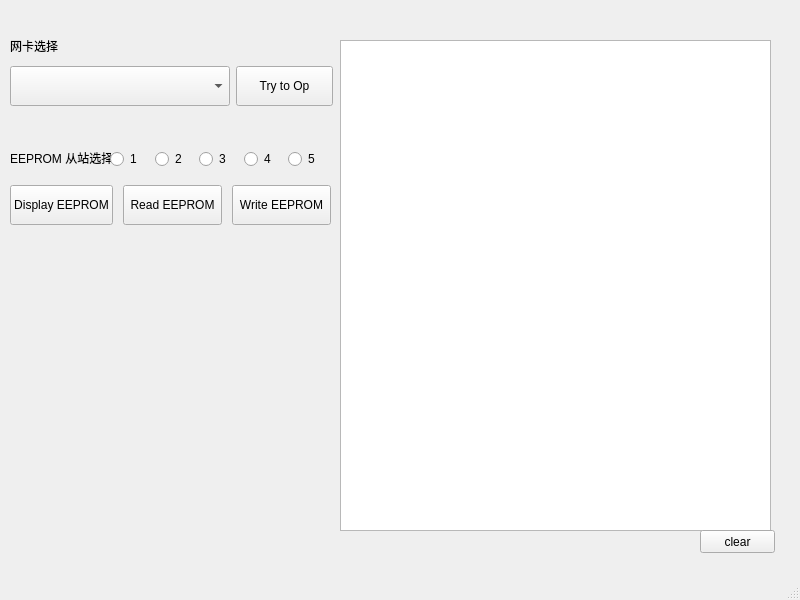
<?xml version="1.0" encoding="UTF-8"?>
<ui version="4.0">
 <class>MainWindow</class>
 <widget class="QMainWindow" name="MainWindow">
  <property name="geometry">
   <rect>
    <x>0</x>
    <y>0</y>
    <width>800</width>
    <height>600</height>
   </rect>
  </property>
  <property name="windowTitle">
   <string>MainWindow</string>
  </property>
  <widget class="QWidget" name="centralwidget">
   <widget class="QTextBrowser" name="textBrowser">
    <property name="geometry">
     <rect>
      <x>340</x>
      <y>40</y>
      <width>431</width>
      <height>491</height>
     </rect>
    </property>
   </widget>
   <widget class="QPushButton" name="clear_pushButton">
    <property name="geometry">
     <rect>
      <x>700</x>
      <y>530</y>
      <width>75</width>
      <height>23</height>
     </rect>
    </property>
    <property name="text">
     <string>clear</string>
    </property>
   </widget>
   <widget class="QWidget" name="">
    <property name="geometry">
     <rect>
      <x>10</x>
      <y>180</y>
      <width>321</width>
      <height>51</height>
     </rect>
    </property>
    <layout class="QHBoxLayout" name="horizontalLayout" stretch="0,0,0">
     <property name="spacing">
      <number>10</number>
     </property>
     <property name="sizeConstraint">
      <enum>QLayout::SetNoConstraint</enum>
     </property>
     <property name="leftMargin">
      <number>0</number>
     </property>
     <property name="topMargin">
      <number>0</number>
     </property>
     <property name="rightMargin">
      <number>0</number>
     </property>
     <property name="bottomMargin">
      <number>0</number>
     </property>
     <item>
      <widget class="QPushButton" name="eepdisp_pushButton">
       <property name="minimumSize">
        <size>
         <width>0</width>
         <height>40</height>
        </size>
       </property>
       <property name="text">
        <string>Display EEPROM</string>
       </property>
      </widget>
     </item>
     <item>
      <widget class="QPushButton" name="eepr_pushButton">
       <property name="minimumSize">
        <size>
         <width>0</width>
         <height>40</height>
        </size>
       </property>
       <property name="text">
        <string>Read EEPROM</string>
       </property>
      </widget>
     </item>
     <item>
      <widget class="QPushButton" name="eepw_pushButton">
       <property name="minimumSize">
        <size>
         <width>0</width>
         <height>40</height>
        </size>
       </property>
       <property name="text">
        <string>Write EEPROM</string>
       </property>
       <property name="iconSize">
        <size>
         <width>16</width>
         <height>16</height>
        </size>
       </property>
       <property name="autoDefault">
        <bool>false</bool>
       </property>
      </widget>
     </item>
    </layout>
   </widget>
   <widget class="QLabel" name="label">
    <property name="geometry">
     <rect>
      <x>10</x>
      <y>40</y>
      <width>54</width>
      <height>12</height>
     </rect>
    </property>
    <property name="text">
     <string>网卡选择</string>
    </property>
   </widget>
   <widget class="QLabel" name="label_2">
    <property name="geometry">
     <rect>
      <x>10</x>
      <y>150</y>
      <width>101</width>
      <height>16</height>
     </rect>
    </property>
    <property name="text">
     <string>EEPROM 从站选择</string>
    </property>
   </widget>
   <widget class="QWidget" name="">
    <property name="geometry">
     <rect>
      <x>10</x>
      <y>60</y>
      <width>323</width>
      <height>52</height>
     </rect>
    </property>
    <layout class="QHBoxLayout" name="horizontalLayout_2">
     <item>
      <widget class="QComboBox" name="eth_comboBox">
       <property name="minimumSize">
        <size>
         <width>220</width>
         <height>40</height>
        </size>
       </property>
      </widget>
     </item>
     <item>
      <widget class="QPushButton" name="con_pushButton">
       <property name="minimumSize">
        <size>
         <width>0</width>
         <height>40</height>
        </size>
       </property>
       <property name="text">
        <string>Try to Op</string>
       </property>
      </widget>
     </item>
    </layout>
   </widget>
   <widget class="QWidget" name="">
    <property name="geometry">
     <rect>
      <x>110</x>
      <y>150</y>
      <width>207</width>
      <height>18</height>
     </rect>
    </property>
    <layout class="QHBoxLayout" name="horizontalLayout_3">
     <property name="spacing">
      <number>15</number>
     </property>
     <item>
      <widget class="QRadioButton" name="radioButton">
       <property name="text">
        <string>1</string>
       </property>
      </widget>
     </item>
     <item>
      <widget class="QRadioButton" name="radioButton_2">
       <property name="text">
        <string>2</string>
       </property>
      </widget>
     </item>
     <item>
      <widget class="QRadioButton" name="radioButton_3">
       <property name="text">
        <string>3</string>
       </property>
      </widget>
     </item>
     <item>
      <widget class="QRadioButton" name="radioButton_4">
       <property name="text">
        <string>4</string>
       </property>
      </widget>
     </item>
     <item>
      <widget class="QRadioButton" name="radioButton_5">
       <property name="text">
        <string>5</string>
       </property>
      </widget>
     </item>
    </layout>
   </widget>
  </widget>
  <widget class="QMenuBar" name="menubar">
   <property name="geometry">
    <rect>
     <x>0</x>
     <y>0</y>
     <width>800</width>
     <height>23</height>
    </rect>
   </property>
  </widget>
  <widget class="QStatusBar" name="statusbar"/>
 </widget>
 <resources/>
 <connections/>
</ui>
